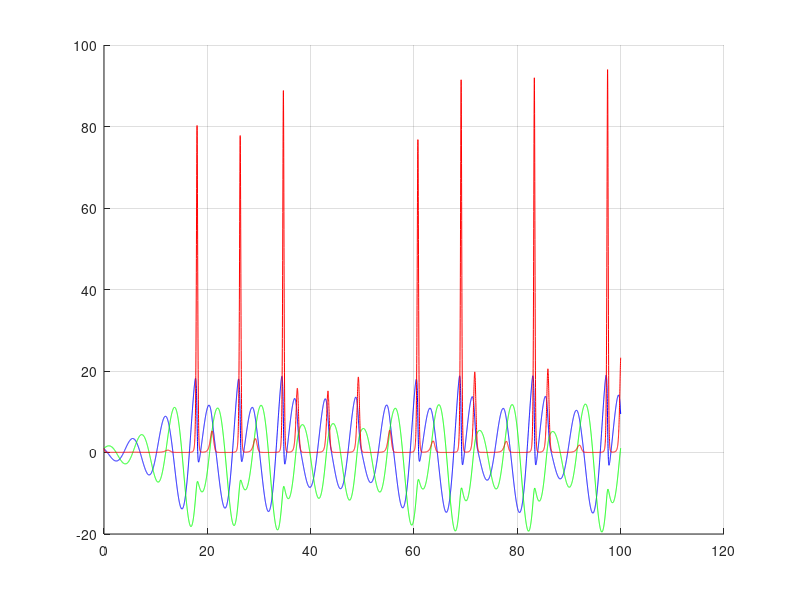
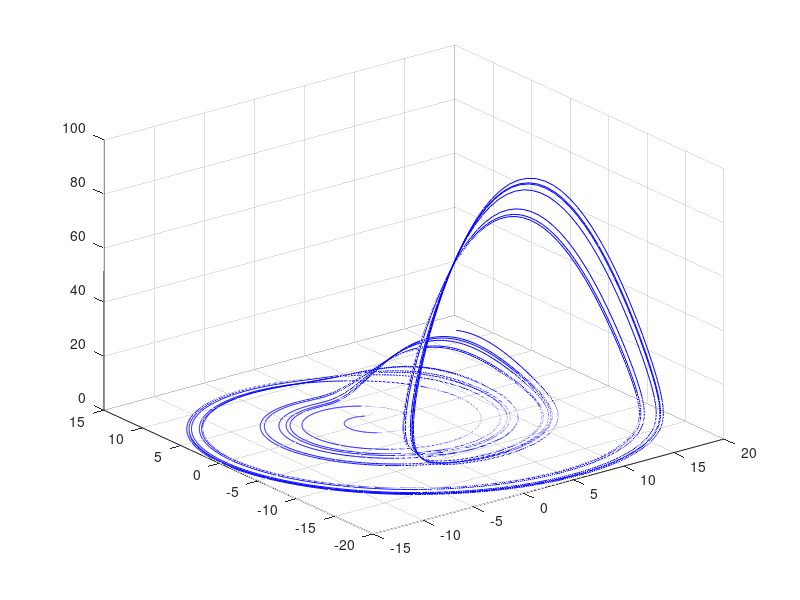

The MATLAB script that drew these images, in order:
function Reslera
eps = 0.3;
f = 0.4;
mu = 8.5;

x(1) = 1;
y(1) = 1;
z(1) = 1;
t(1) = 0;

dt = 0.01;
N =  10000;

for i = 1:N 
    x(i+1) = x(i) + (-y(i)-z(i))*dt;
    y(i+1) = y(i) + (x(i)+eps*y(i))*dt;
    z(i+1) = z(i) + (f-mu*z(i)+x(i)*z(i))*dt;
    t(i+1) = t(i) + dt;
end

figure 
hold all;
plot(t,x, 'b')
plot(t,y, 'g')
plot(t,z, 'r')
grid on;

figure
plot3(x , y, z, 'b')
grid on;
end
